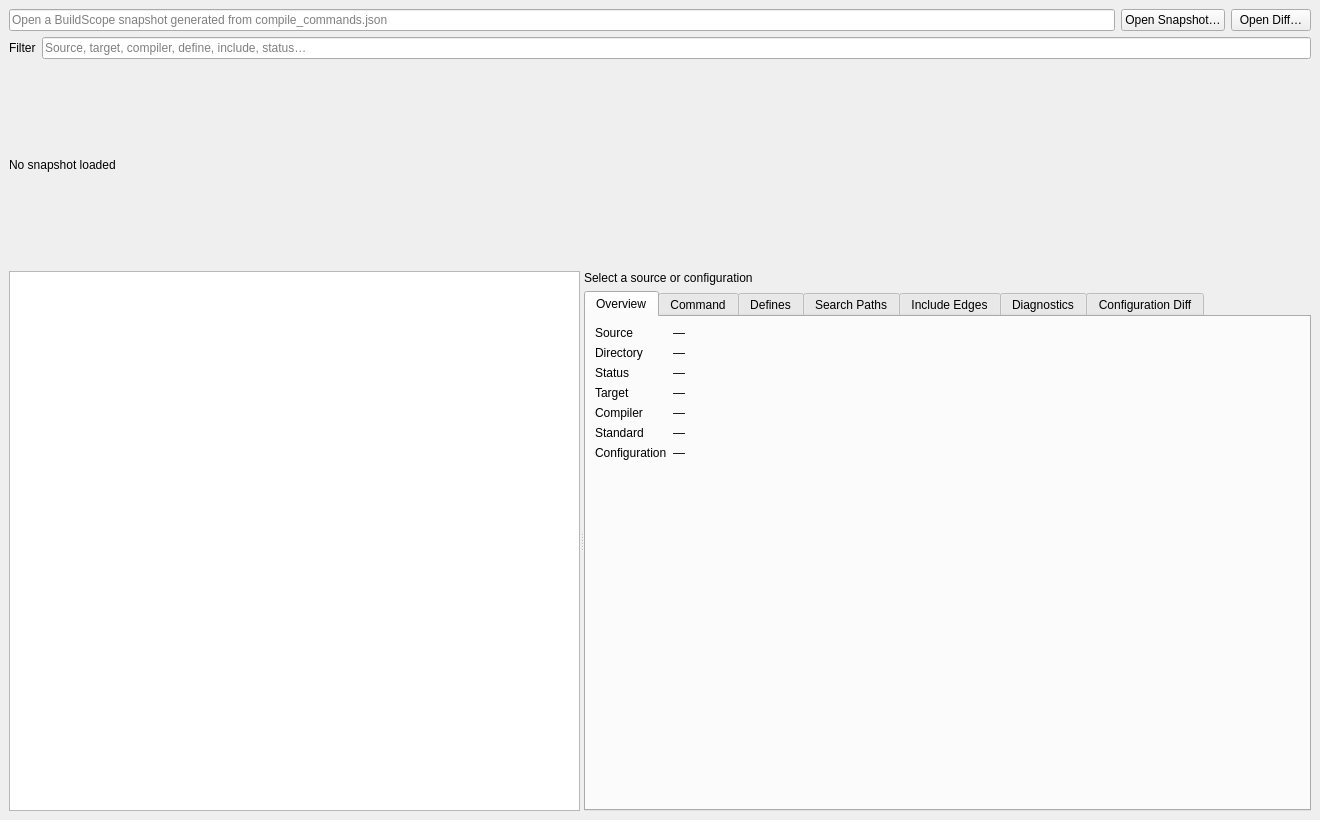
<?xml version="1.0" encoding="UTF-8"?>
<ui version="4.0">
 <class>MainWindow</class>
 <widget class="QMainWindow" name="MainWindow">
  <property name="geometry"><rect><x>0</x><y>0</y><width>1320</width><height>820</height></rect></property>
  <property name="windowTitle"><string>BuildScope — Compilation Explorer</string></property>
  <widget class="QWidget" name="centralWidget">
   <layout class="QVBoxLayout" name="verticalLayout">
    <item>
     <layout class="QHBoxLayout" name="pathLayout">
      <item><widget class="QLineEdit" name="pathEdit"><property name="readOnly"><bool>true</bool></property><property name="placeholderText"><string>Open a BuildScope snapshot generated from compile_commands.json</string></property></widget></item>
      <item><widget class="QPushButton" name="openButton"><property name="text"><string>Open Snapshot…</string></property></widget></item>
      <item><widget class="QPushButton" name="openDiffButton"><property name="text"><string>Open Diff…</string></property></widget></item>
     </layout>
    </item>
    <item>
     <layout class="QHBoxLayout" name="filterLayout">
      <item><widget class="QLabel" name="filterLabel"><property name="text"><string>Filter</string></property></widget></item>
      <item><widget class="QLineEdit" name="filterEdit"><property name="clearButtonEnabled"><bool>true</bool></property><property name="placeholderText"><string>Source, target, compiler, define, include, status…</string></property></widget></item>
     </layout>
    </item>
    <item><widget class="QLabel" name="statusLabel"><property name="text"><string>No snapshot loaded</string></property></widget></item>
    <item>
     <widget class="QSplitter" name="explorerSplitter">
      <property name="orientation"><enum>Qt::Horizontal</enum></property>
      <widget class="QTreeView" name="sourceTree">
       <property name="minimumSize"><size><width>520</width><height>0</height></size></property>
       <property name="alternatingRowColors"><bool>true</bool></property>
       <property name="rootIsDecorated"><bool>true</bool></property>
       <property name="uniformRowHeights"><bool>true</bool></property>
      </widget>
      <widget class="QWidget" name="detailPane">
       <layout class="QVBoxLayout" name="detailLayout">
        <item><widget class="QLabel" name="selectionLabel"><property name="text"><string>Select a source or configuration</string></property><property name="textInteractionFlags"><set>Qt::TextSelectableByMouse</set></property></widget></item>
        <item>
         <widget class="QTabWidget" name="detailTabs">
          <widget class="QWidget" name="overviewTab">
           <attribute name="title"><string>Overview</string></attribute>
           <layout class="QFormLayout" name="overviewForm">
            <item row="0" column="0"><widget class="QLabel" name="sourceCaption"><property name="text"><string>Source</string></property></widget></item>
            <item row="0" column="1"><widget class="QLabel" name="sourceValue"><property name="text"><string>—</string></property><property name="textInteractionFlags"><set>Qt::TextSelectableByMouse</set></property></widget></item>
            <item row="1" column="0"><widget class="QLabel" name="directoryCaption"><property name="text"><string>Directory</string></property></widget></item>
            <item row="1" column="1"><widget class="QLabel" name="directoryValue"><property name="text"><string>—</string></property><property name="textInteractionFlags"><set>Qt::TextSelectableByMouse</set></property></widget></item>
            <item row="2" column="0"><widget class="QLabel" name="sourceStatusCaption"><property name="text"><string>Status</string></property></widget></item>
            <item row="2" column="1"><widget class="QLabel" name="sourceStatusValue"><property name="text"><string>—</string></property></widget></item>
            <item row="3" column="0"><widget class="QLabel" name="targetCaption"><property name="text"><string>Target</string></property></widget></item>
            <item row="3" column="1"><widget class="QLabel" name="targetValue"><property name="text"><string>—</string></property><property name="textInteractionFlags"><set>Qt::TextSelectableByMouse</set></property></widget></item>
            <item row="4" column="0"><widget class="QLabel" name="compilerCaption"><property name="text"><string>Compiler</string></property></widget></item>
            <item row="4" column="1"><widget class="QLabel" name="compilerValue"><property name="text"><string>—</string></property><property name="textInteractionFlags"><set>Qt::TextSelectableByMouse</set></property></widget></item>
            <item row="5" column="0"><widget class="QLabel" name="standardCaption"><property name="text"><string>Standard</string></property></widget></item>
            <item row="5" column="1"><widget class="QLabel" name="standardValue"><property name="text"><string>—</string></property></widget></item>
            <item row="6" column="0"><widget class="QLabel" name="configurationCaption"><property name="text"><string>Configuration</string></property></widget></item>
            <item row="6" column="1"><widget class="QLabel" name="configurationValue"><property name="text"><string>—</string></property><property name="textInteractionFlags"><set>Qt::TextSelectableByMouse</set></property></widget></item>
           </layout>
          </widget>
          <widget class="QWidget" name="commandTab">
           <attribute name="title"><string>Command</string></attribute>
           <layout class="QVBoxLayout" name="commandLayout">
            <item><widget class="QLabel" name="invocationSourceValue"><property name="text"><string>Invocation source: —</string></property></widget></item>
            <item><widget class="QLabel" name="argumentsCaption"><property name="text"><string>Structured argv (JSON; token boundaries preserved)</string></property></widget></item>
            <item><widget class="QPlainTextEdit" name="argumentsEdit"><property name="readOnly"><bool>true</bool></property><property name="lineWrapMode"><enum>QPlainTextEdit::NoWrap</enum></property></widget></item>
            <item><widget class="QLabel" name="rawCommandCaption"><property name="text"><string>Raw command string (when provided)</string></property></widget></item>
            <item><widget class="QPlainTextEdit" name="rawCommandEdit"><property name="readOnly"><bool>true</bool></property><property name="lineWrapMode"><enum>QPlainTextEdit::NoWrap</enum></property></widget></item>
           </layout>
          </widget>
          <widget class="QWidget" name="definesTab">
           <attribute name="title"><string>Defines</string></attribute>
           <layout class="QVBoxLayout" name="definesLayout"><item><widget class="QTableWidget" name="defineTable"><property name="alternatingRowColors"><bool>true</bool></property><property name="editTriggers"><set>QAbstractItemView::NoEditTriggers</set></property><column><property name="text"><string>Action</string></property></column><column><property name="text"><string>Name</string></property></column><column><property name="text"><string>Value</string></property></column></widget></item></layout>
          </widget>
          <widget class="QWidget" name="includesTab">
           <attribute name="title"><string>Search Paths</string></attribute>
           <layout class="QVBoxLayout" name="includesLayout"><item><widget class="QTableWidget" name="includeTable"><property name="alternatingRowColors"><bool>true</bool></property><property name="editTriggers"><set>QAbstractItemView::NoEditTriggers</set></property><column><property name="text"><string>Order</string></property></column><column><property name="text"><string>Kind</string></property></column><column><property name="text"><string>Scope</string></property></column><column><property name="text"><string>Exists</string></property></column><column><property name="text"><string>Path</string></property></column></widget></item></layout>
          </widget>
          <widget class="QWidget" name="includeExplanationTab">
           <attribute name="title"><string>Include Edges</string></attribute>
           <layout class="QVBoxLayout" name="includeExplanationLayout">
            <item><widget class="QLabel" name="includeEvidenceLabel"><property name="text"><string>Include analysis unavailable</string></property><property name="textInteractionFlags"><set>Qt::TextSelectableByMouse</set></property></widget></item>
            <item><widget class="QTreeWidget" name="includeEdgeTree"><property name="alternatingRowColors"><bool>true</bool></property><property name="rootIsDecorated"><bool>true</bool></property><column><property name="text"><string>Evidence / search</string></property></column><column><property name="text"><string>Requested</string></property></column><column><property name="text"><string>Resolved / candidate</string></property></column><column><property name="text"><string>Classification</string></property></column><column><property name="text"><string>Source location</string></property></column></widget></item>
            <item><widget class="QPlainTextEdit" name="includeEdgeEdit"><property name="readOnly"><bool>true</bool></property><property name="maximumSize"><size><width>16777215</width><height>110</height></size></property><property name="placeholderText"><string>Select an edge to inspect its ordered candidates and alternatives</string></property></widget></item>
            <item><layout class="QHBoxLayout" name="includeNavigationLayout"><item><widget class="QPushButton" name="showCommandButton"><property name="text"><string>Compilation Command</string></property></widget></item><item><widget class="QPushButton" name="openIncludeButton"><property name="text"><string>Open Source Location</string></property><property name="enabled"><bool>false</bool></property></widget></item><item><spacer name="includeNavigationSpacer"><property name="orientation"><enum>Qt::Horizontal</enum></property><property name="sizeHint" stdset="0"><size><width>40</width><height>20</height></size></property></spacer></item></layout></item>
            <item><widget class="QLabel" name="includeReplayCaption"><property name="text"><string>Sanitized trace command (empty for estimated evidence)</string></property></widget></item>
            <item><widget class="QPlainTextEdit" name="includeReplayEdit"><property name="readOnly"><bool>true</bool></property><property name="maximumSize"><size><width>16777215</width><height>90</height></size></property><property name="lineWrapMode"><enum>QPlainTextEdit::NoWrap</enum></property></widget></item>
           </layout>
          </widget>
          <widget class="QWidget" name="diagnosticsTab">
           <attribute name="title"><string>Diagnostics</string></attribute>
           <layout class="QVBoxLayout" name="diagnosticsLayout"><item><widget class="QTreeWidget" name="diagnosticTree"><property name="alternatingRowColors"><bool>true</bool></property><property name="rootIsDecorated"><bool>false</bool></property><column><property name="text"><string>Severity</string></property></column><column><property name="text"><string>Code</string></property></column><column><property name="text"><string>Message</string></property></column></widget></item></layout>
          </widget>
          <widget class="QWidget" name="diffTab">
           <attribute name="title"><string>Configuration Diff</string></attribute>
           <layout class="QVBoxLayout" name="diffLayout">
            <item><widget class="QLabel" name="diffSummaryLabel"><property name="text"><string>Open a BuildScope diff report</string></property><property name="wordWrap"><bool>true</bool></property><property name="textInteractionFlags"><set>Qt::TextSelectableByMouse</set></property></widget></item>
            <item><widget class="QTableWidget" name="diffChangeTable"><property name="alternatingRowColors"><bool>true</bool></property><property name="editTriggers"><set>QAbstractItemView::NoEditTriggers</set></property><property name="selectionBehavior"><enum>QAbstractItemView::SelectRows</enum></property><column><property name="text"><string>Category</string></property></column><column><property name="text"><string>Before</string></property></column><column><property name="text"><string>After</string></property></column><column><property name="text"><string>Suppression</string></property></column></widget></item>
           </layout>
          </widget>
         </widget>
        </item>
       </layout>
      </widget>
     </widget>
    </item>
   </layout>
  </widget>
 </widget>
 <resources><include location="../resources/buildscope.qrc"/></resources>
 <connections/>
</ui>
